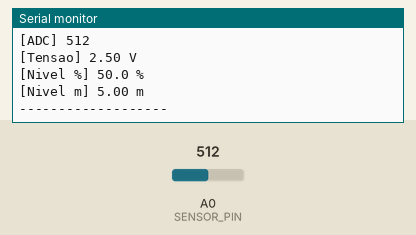
Simulated run of this sketch. Board: Arduino Uno, built with avr-gcc and run on an emulated ATmega328P. Parts: the last lines printed to the serial monitor. Inputs (shaded band) come from the test bench; at power-on: A0 (SENSOR_PIN) = 512. WiFi joins after 1.5 s; servers stay silent unless stated; uploads are accepted with an empty reply.

Above: at 2.7 s.
2.8 s: A0 (SENSOR_PIN) set to 716
At 3.56 s:
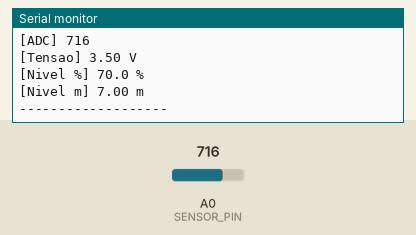
4.3 s: A0 (SENSOR_PIN) set to 900
At 10.84 s:
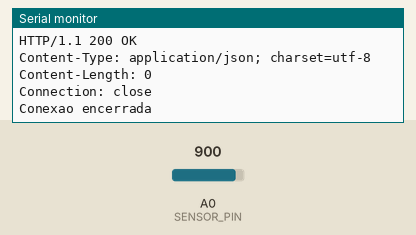
Timing chart, 0 to 11.8 s (numbered marks = the images above; inputs shaded):
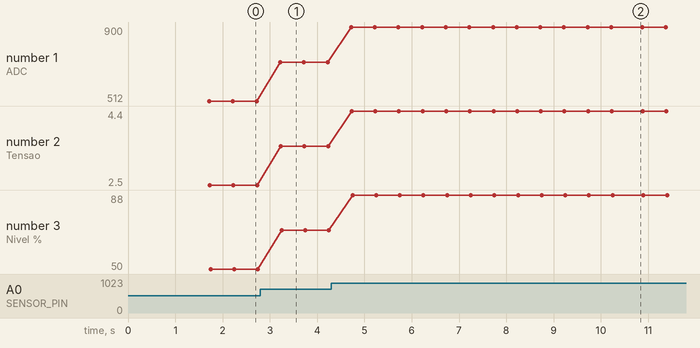

The sketch:

sketch_may24a.ino
```cpp
#include <SPI.h>
#include <Ethernet.h>

const int SENSOR_PIN = A0;


const float TENSAO_MIN = 0.0;
const float TENSAO_MAX = 5.0;

//Faixa física da sonda
const float NIVEL_MAXIMO_METROS = 10.0;

//Offset de calibração
const float OFFSET_METROS = 0.0;


//Leitura do sensor
const unsigned long INTERVALO_LEITURA = 500;

//Envio para API
const unsigned long INTERVALO_ENVIO = 10000;


unsigned long ultimaLeitura = 0;
unsigned long ultimoEnvio = 0;

// VARIÁVEIS GLOBAIS
float tensaoAtual = 0;
float nivelPercentualAtual = 0;
float nivelMetrosAtual = 0;


//MAC da shield
byte mac[] = {
  0xDE, 0xAD, 0xBE, 0xEF, 0xFE, 0xED
};

//IP do servidor(PC por enquanto)
IPAddress server(192, 168, 0, 200);

EthernetClient client;


float lerTensaoFiltrada() {

  float soma = 0;

  //média de 10 leituras
  for (int i = 0; i < 42; i++) {

    int adc = analogRead(SENSOR_PIN);

    float tensao =
      adc * (5.0 / 1023.0);

    soma += tensao;

    delay(5);
  }

  return soma / 42.0;
}


float calcularNivelPercentual(
  float tensao
) {

  //clamp
  if (tensao < TENSAO_MIN)
    tensao = TENSAO_MIN;

  if (tensao > TENSAO_MAX)
    tensao = TENSAO_MAX;

  float nivel =
    ((tensao - TENSAO_MIN) /
    (TENSAO_MAX - TENSAO_MIN))
    * 100.0;

  return nivel;
}


float calcularNivelMetros(
  float tensao
) {

  //clamp
  if (tensao < TENSAO_MIN)
    tensao = TENSAO_MIN;

  if (tensao > TENSAO_MAX)
    tensao = TENSAO_MAX;

  //conversão linear
  float nivel =
    ((tensao - TENSAO_MIN) /
    (TENSAO_MAX - TENSAO_MIN))
    * NIVEL_MAXIMO_METROS;

  //offset
  nivel += OFFSET_METROS;

  //evitar negativo
  if (nivel < 0)
    nivel = 0;

  return nivel;
}


//logs
void exibirLeitura(
  int adc,
  float tensao,
  float nivelPercentual,
  float nivelMetros
) {

  Serial.println();

  Serial.print("[ADC] ");
  Serial.println(adc);

  Serial.print("[Tensao] ");
  Serial.print(tensao, 2);
  Serial.println(" V");

  Serial.print("[Nivel %] ");
  Serial.print(nivelPercentual, 1);
  Serial.println(" %");

  Serial.print("[Nivel m] ");
  Serial.print(nivelMetros, 2);
  Serial.println(" m");

  Serial.println("-------------------");
}


//enviar para API
void enviarParaAPI(
  float tensao,
  float nivelPercentual,
  float nivelMetros
) {

  if (client.connect(server, 4000)) {

    Serial.println("Conectado na API");

    //JSON
    String json = "{";

    json += "\"device_id\":\"0001\",";
    json += "\"api_key\":\"chave-super-secreta\",";
    json += "\"tensao\":" + String(tensao, 2) + ",";
    json += "\"nivel_percentual\":" + String(nivelPercentual, 1) + ",";
    json += "\"nivel_metros\":" + String(nivelMetros, 2);

    json += "}";

    //HTTP
    client.println("POST /api/readings HTTP/1.1");
    client.println("Host: 192.168.0.200");
    client.println("Content-Type: application/json");
    client.println("Connection: close");

    client.print("Content-Length: ");
    client.println(json.length());

    client.println();

    //BODY
    client.println(json);

    Serial.println("JSON enviado:");
    Serial.println(json);

    //timeout
    unsigned long timeout = millis();

    while (
      client.connected() &&
      millis() - timeout < 5000
    ) {

      while (client.available()) {

        char c = client.read();

        Serial.write(c);

        timeout = millis();
      }
    }

    client.stop();

    Serial.println();
    Serial.println("Conexao encerrada");
  }
  else {

    Serial.println("Falha ao conectar API");
  }
}


void setup() {

  Serial.begin(9600);

  Serial.println();
  Serial.println("SISTEMA DE TELEMETRIA INICIADO");

  //SPI.begin();

  //DHCP
  if (Ethernet.begin(mac) == 0) {

    Serial.println(
      "Falha ao obter IP via DHCP"
    );

  } else {

    Serial.print("IP Arduino: ");
    Serial.println(Ethernet.localIP());
  }
}


void loop() {

  unsigned long agora = millis();


  if (
    agora - ultimaLeitura >=
    INTERVALO_LEITURA
  ) {

    ultimaLeitura = agora;

    //ADC bruto
    int adc =
      analogRead(SENSOR_PIN);

    //tensão filtrada
    tensaoAtual =
      lerTensaoFiltrada();

    //nível %
    nivelPercentualAtual =
      calcularNivelPercentual(
        tensaoAtual
      );

    //nível metros
    nivelMetrosAtual =
      calcularNivelMetros(
        tensaoAtual
      );

    //logs
    exibirLeitura(
      adc,
      tensaoAtual,
      nivelPercentualAtual,
      nivelMetrosAtual
    );
  }

//enviar para API
  if (
    agora - ultimoEnvio >=
    INTERVALO_ENVIO
  ) {

    ultimoEnvio = agora;

    enviarParaAPI(
      tensaoAtual,
      nivelPercentualAtual,
      nivelMetrosAtual
    );
  }
}
```

Measured:
- after the input at 2.8 s, the serial monitor: prints a new line after 0.42 s (image 1)
- after the input at 4.3 s, the serial monitor: prints a new line after 0.42 s (image 2)
- plotted number 1: 512 → 716 after the input at 2.8 s, 716 → 900 after the input at 4.3 s
- plotted number 2: 2.5 → 3.5 after the input at 2.8 s, 3.5 → 4.4 after the input at 4.3 s
- plotted number 3: 50 → 70 after the input at 2.8 s, 70 → 88 after the input at 4.3 s
